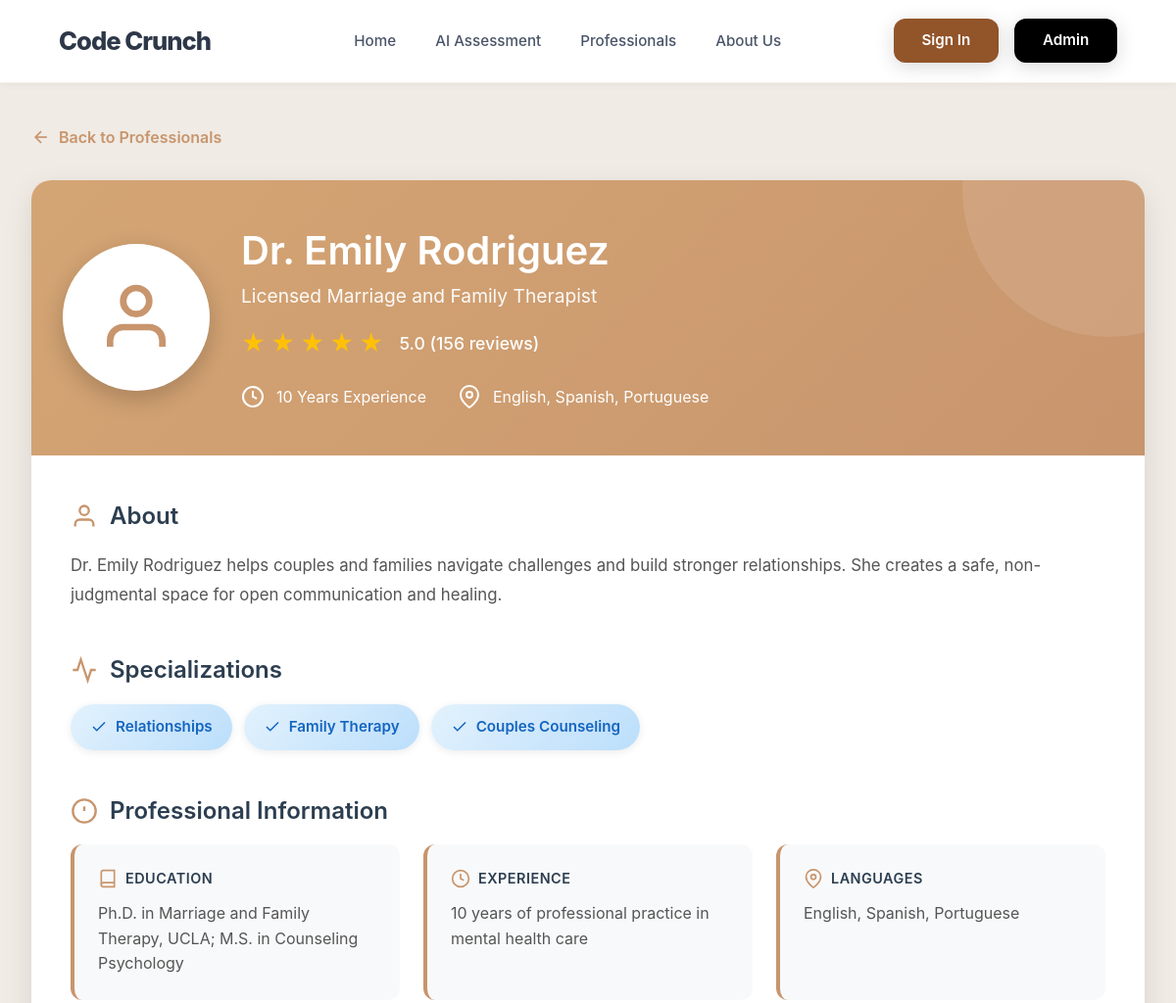
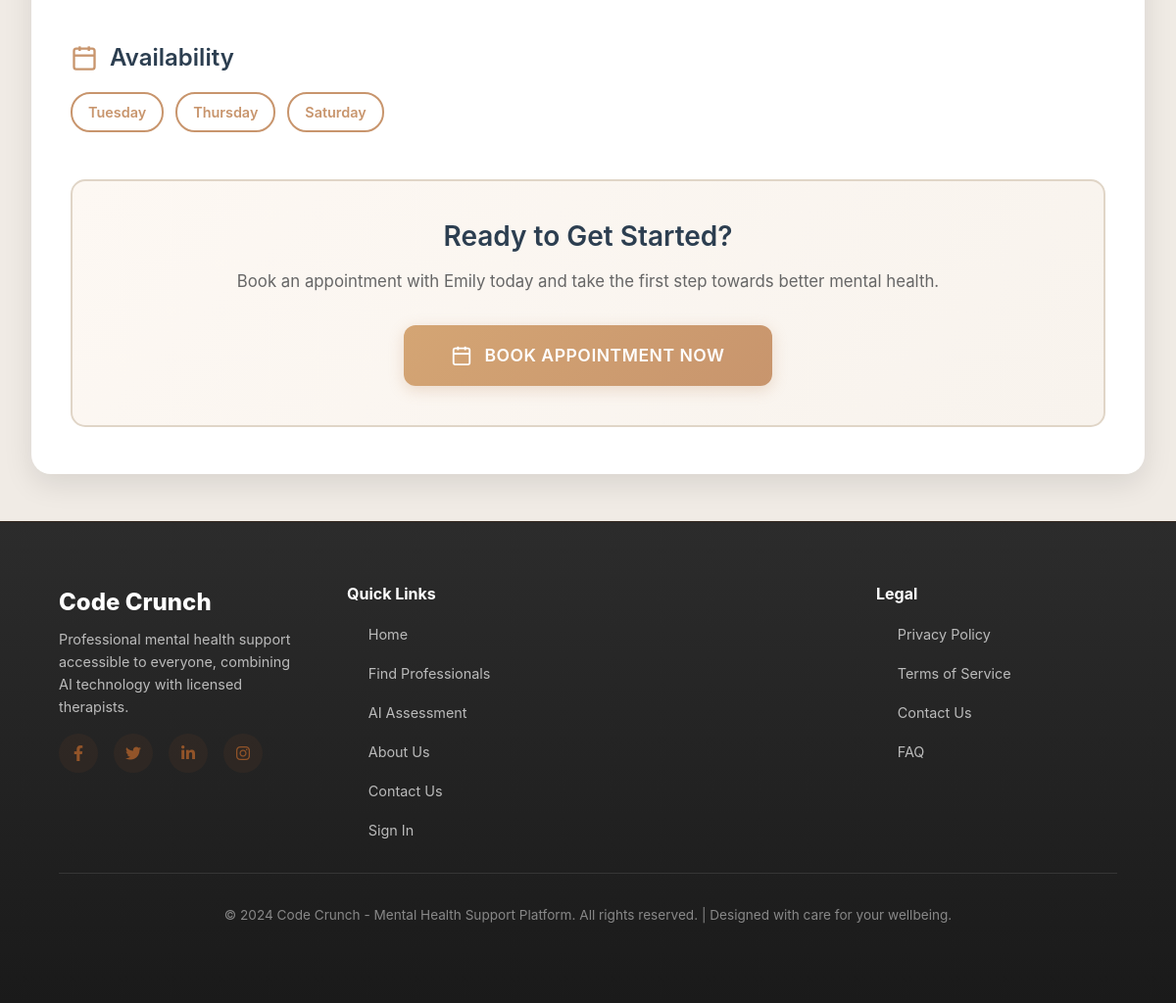
Page /professional/3 on the committed database (2 pictures, top to bottom).
### models.py (models this page shows, shortened)
class Professional(db.Model):
    id = db.Column(db.Integer, primary_key=True)
    name = db.Column(db.String(100), nullable=False)
    title = db.Column(db.String(100), nullable=False)
    specialization = db.Column(db.String(200), nullable=False)
    bio = db.Column(db.Text, nullable=False)
    experience_years = db.Column(db.Integer, nullable=False)
    education = db.Column(db.Text, nullable=False)
    languages = db.Column(db.String(200), nullable=False)
    image_url = db.Column(db.String(200), default='default-avatar.jpg')
    available_days = db.Column(db.String(200), nullable=False)
    consultation_fee = db.Column(db.Float, default=0.0)
    session_duration = db.Column(db.Integer, default=60)  # in minutes
    rating = db.Column(db.Float, default=5.0)
    total_reviews = db.Column(db.Integer, default=0)
    is_active = db.Column(db.Boolean, default=True)
    created_at = db.Column(db.DateTime, default=datetime.utcnow)
    appointments = db.relationship('Appointment', backref='professional', lazy=True)
    reviews = db.relationship('Review', backref='professional', lazy=True)
    time_slots = db.relationship('TimeSlot', backref='professional', lazy=True, cascade='all, delete-orphan')

### app.py (the view)
@app.route('/professional/<int:prof_id>')
def professional_detail(prof_id):
    prof = Professional.query.get_or_404(prof_id)
    reviews = Review.query.filter_by(
        professional_id=prof_id,
        is_approved=True
    ).order_by(Review.created_at.desc()).limit(5).all()
    return render_template('professional_detail.html', professional=prof, reviews=reviews)

### templates/professional_detail.html (shortened to what this page needs)
{% extends "layout.html" %}
{% block content %}
<div class="detail-page">
    <div class="detail-container">
        <a href="{{ url_for('professionals') }}" class="back-button">
            <svg viewBox="0 0 24 24" fill="none" stroke="currentColor" stroke-width="2">
                <line x1="19" y1="12" x2="5" y2="12"></line>
                <polyline points="12 19 5 12 12 5"></polyline>
            </svg>
            Back to Professionals
        </a>
        <div class="profile-card">
            <div class="profile-header">
                <div class="profile-header-content">
                    <div class="profile-image">
                        <svg viewBox="0 0 24 24" fill="none" stroke="currentColor" stroke-width="2">
                            <path d="M20 21v-2a4 4 0 0 0-4-4H8a4 4 0 0 0-4 4v2"></path>
                            <circle cx="12" cy="7" r="4"></circle>
                        </svg>
                    </div>
                    <div class="profile-info">
                        <h1 class="profile-name">{{ professional.name }}</h1>
                        <p class="profile-title">{{ professional.title }}</p>
                        <div class="rating-container">
                            <div class="stars-large">
                                {% for i in range(5) %}
                                <span class="star-large">★</span>
                                {% endfor %}
                            </div>
                            <span class="rating-text-large">{{ professional.rating }} ({{ professional.total_reviews }} reviews)</span>
                        </div>
                        <div class="quick-stats">
                            <div class="stat-item">
                                <svg viewBox="0 0 24 24" fill="none" stroke="currentColor" stroke-width="2">
                                    <circle cx="12" cy="12" r="10"></circle>
                                    <polyline points="12 6 12 12 16 14"></polyline>
                                </svg>
                                <span>{{ professional.experience_years }} Years Experience</span>
                            </div>
                            <div class="stat-item">
                                <svg viewBox="0 0 24 24" fill="none" stroke="currentColor" stroke-width="2">
                                    <path d="M21 10c0 7-9 13-9 13s-9-6-9-13a9 9 0 0 1 18 0z"></path>
                                    <circle cx="12" cy="10" r="3"></circle>
                                </svg>
                                <span>{{ professional.languages }}</span>
                            </div>
                        </div>
                    </div>
                </div>
            </div>
            <div class="profile-body">
                <div class="section">
                    <h2 class="section-title">
                        <svg viewBox="0 0 24 24" fill="none" stroke="currentColor" stroke-width="2">
                            <path d="M20 21v-2a4 4 0 0 0-4-4H8a4 4 0 0 0-4 4v2"></path>
                            <circle cx="12" cy="7" r="4"></circle>
                        </svg>
                        About
                    </h2>
                    <p class="bio-text">{{ professional.bio }}</p>
                </div>
                <div class="section">
                    <h2 class="section-title">
                        <svg viewBox="0 0 24 24" fill="none" stroke="currentColor" stroke-width="2">
                            <path d="M22 12h-4l-3 9L9 3l-3 9H2"></path>
                        </svg>
                        Specializations
                    </h2>
                    <div class="specialization-list">
                        {% for spec in professional.specialization.split(',') %}
                        <div class="spec-tag">
                            <svg viewBox="0 0 24 24" fill="none" stroke="currentColor" stroke-width="2">
                                <polyline points="20 6 9 17 4 12"></polyline>
                            </svg>
                            {{ spec.strip() }}
                        </div>
                        {% endfor %}
                    </div>
                </div>
                <div class="section">
                    <h2 class="section-title">
                        <svg viewBox="0 0 24 24" fill="none" stroke="currentColor" stroke-width="2">
                            <circle cx="12" cy="12" r="10"></circle>
                            <line x1="12" y1="8" x2="12" y2="12"></line>
                            <line x1="12" y1="16" x2="12.01" y2="16"></line>
                        </svg>
                        Professional Information
                    </h2>
                    <div class="info-grid">
                        <div class="info-card">
                            <div class="info-card-title">
                                <svg viewBox="0 0 24 24" fill="none" stroke="currentColor" stroke-width="2">
                                    <path d="M4 19.5A2.5 2.5 0 0 1 6.5 17H20"></path>
                                    <path d="M6.5 2H20v20H6.5A2.5 2.5 0 0 1 4 19.5v-15A2.5 2.5 0 0 1 6.5 2z"></path>
                                </svg>
                                Education
                            </div>
                            <div class="info-card-content">{{ professional.education }}</div>
                        </div>
                        <div class="info-card">
                            <div class="info-card-title">
                                <svg viewBox="0 0 24 24" fill="none" stroke="currentColor" stroke-width="2">
                                    <circle cx="12" cy="12" r="10"></circle>
                                    <polyline points="12 6 12 12 16 14"></polyline>
                                </svg>
                                Experience
                            </div>
                            <div class="info-card-content">{{ professional.experience_years }} years of professional practice in mental health care</div>
                        </div>
                        <div class="info-card">
                            <div class="info-card-title">
                                <svg viewBox="0 0 24 24" fill="none" stroke="currentColor" stroke-width="2">
                                    <path d="M21 10c0 7-9 13-9 13s-9-6-9-13a9 9 0 0 1 18 0z"></path>
                                    <circle cx="12" cy="10" r="3"></circle>
                                </svg>
                                Languages
                            </div>
                            <div class="info-card-content">{{ professional.languages }}</div>
                        </div>
                    </div>
                </div>
                <div class="section">
                    <h2 class="section-title">
                        <svg viewBox="0 0 24 24" fill="none" stroke="currentColor" stroke-width="2">
                            <rect x="3" y="4" width="18" height="18" rx="2" ry="2"></rect>
                            <line x1="16" y1="2" x2="16" y2="6"></line>
                            <line x1="8" y1="2" x2="8" y2="6"></line>
                            <line x1="3" y1="10" x2="21" y2="10"></line>
                        </svg>
                        Availability
                    </h2>
                    <div class="availability-days">
                        {% for day in professional.available_days.split(',') %}
                        <div class="day-badge">{{ day.strip() }}</div>
                        {% endfor %}
                    </div>
                </div>
                <div class="cta-section">
                    <h3 class="cta-title">Ready to Get Started?</h3>
                    <p class="cta-text">Book an appointment with {{ professional.name.split()[1] if professional.name.split()|length > 1 else professional.name }} today and take the first step towards better mental health.</p>
                    <a href="{{ url_for('book_with_professional', prof_id=professional.id) }}" class="cta-button">
                        <svg viewBox="0 0 24 24" fill="none" stroke="currentColor" stroke-width="2">
                            <rect x="3" y="4" width="18" height="18" rx="2" ry="2"></rect>
                            <line x1="16" y1="2" x2="16" y2="6"></line>
                            <line x1="8" y1="2" x2="8" y2="6"></line>
                            <line x1="3" y1="10" x2="21" y2="10"></line>
                        </svg>
                        Book Appointment Now
                    </a>
                </div>
            </div>
        </div>
    </div>
</div>
{% endblock %}

### templates/layout.html (style rules this page uses)
* { margin: 0; padding: 0; box-sizing: border-box; }
html, body { height: 100%; }
body { font-family: -apple-system, BlinkMacSystemFont, "Segoe UI", Roboto, "Helvetica Neue", Arial, sans-serif; background-color: #f9f7f4; color: #1a202c; display: flex; flex-direction: column; min-height: 100vh; }

### templates/professional_detail.html (style rules this page uses)
* { margin: 0; padding: 0; box-sizing: border-box; }
.detail-page { background: #f0ebe5; min-height: calc(100vh - 56px); padding: 3rem 0; }
.detail-container { max-width: 1200px; margin: 0 auto; padding: 0 2rem; }
.back-button { display: inline-flex; align-items: center; gap: 0.5rem; color: #c8956d; text-decoration: none; font-weight: 600; margin-bottom: 2rem; transition: all 0.3s ease; }
.back-button svg { width: 20px; height: 20px; }
.profile-card { background: white; border-radius: 20px; overflow: hidden; box-shadow: 0 10px 30px rgba(0, 0, 0, 0.1); }
.profile-header { background: linear-gradient(135deg, #d4a574, #c8956d); padding: 3rem 2rem; position: relative; overflow: hidden; }
.profile-header::before { content: ''; position: absolute; top: -50%; right: -10%; width: 300px; height: 300px; background: rgba(255, 255, 255, 0.1); border-radius: 50%; }
.profile-header-content { display: flex; align-items: center; gap: 2rem; position: relative; z-index: 1; }
.profile-image { width: 150px; height: 150px; background: white; border-radius: 50%; display: flex; align-items: center; justify-content: center; box-shadow: 0 8px 25px rgba(0, 0, 0, 0.2); flex-shrink: 0; }
.profile-image svg { width: 80px; height: 80px; color: #c8956d; }
.profile-info { flex: 1; color: white; }
.profile-name { font-size: 2.5rem; font-weight: 600; margin-bottom: 0.5rem; }
.profile-title { font-size: 1.2rem; opacity: 0.95; margin-bottom: 1rem; }
.rating-container { display: flex; align-items: center; gap: 1rem; margin-bottom: 1.5rem; }
.stars-large { display: flex; gap: 5px; }
.star-large { color: #ffc107; font-size: 1.5rem; }
.rating-text-large { font-size: 1.1rem; font-weight: 500; }
.quick-stats { display: flex; gap: 2rem; flex-wrap: wrap; }
.stat-item { display: flex; align-items: center; gap: 0.75rem; }
.stat-item svg { width: 24px; height: 24px; }
.stat-item span { font-size: 1rem; }
.profile-body { padding: 3rem 2.5rem; }
.section { margin-bottom: 3rem; }
.section-title { font-size: 1.5rem; font-weight: 600; color: #2c3e50; margin-bottom: 1.25rem; display: flex; align-items: center; gap: 0.75rem; }
.section-title svg { width: 28px; height: 28px; color: #c8956d; }
.bio-text { color: #555; line-height: 1.8; font-size: 1.05rem; }
.specialization-list { display: flex; flex-wrap: wrap; gap: 0.75rem; }
.spec-tag { background: linear-gradient(135deg, #e3f2fd, #bbdefb); color: #1565c0; padding: 0.75rem 1.25rem; border-radius: 25px; font-size: 0.95rem; font-weight: 600; display: flex; align-items: center; gap: 0.5rem; box-shadow: 0 2px 8px rgba(0, 0, 0, 0.08); }
.spec-tag svg { width: 18px; height: 18px; }
.info-grid { display: grid; grid-template-columns: repeat(auto-fit, minmax(250px, 1fr)); gap: 1.5rem; }
.info-card { background: #f8f9fa; padding: 1.5rem; border-radius: 12px; border-left: 4px solid #c8956d; }
.info-card-title { display: flex; align-items: center; gap: 0.5rem; font-weight: 600; color: #2c3e50; margin-bottom: 0.75rem; font-size: 0.9rem; text-transform: uppercase; letter-spacing: 0.5px; }
.info-card-title svg { width: 20px; height: 20px; color: #c8956d; }
.info-card-content { color: #555; font-size: 1rem; line-height: 1.6; }
.availability-days { display: flex; flex-wrap: wrap; gap: 0.75rem; }
.day-badge { background: white; border: 2px solid #c8956d; color: #c8956d; padding: 0.5rem 1rem; border-radius: 20px; font-size: 0.9rem; font-weight: 600; }
.cta-section { background: linear-gradient(135deg, #fdf8f3, #f8f3ed); padding: 2.5rem; border-radius: 15px; text-align: center; border: 2px solid #e0d5c7; }
.cta-title { font-size: 1.75rem; font-weight: 600; color: #2c3e50; margin-bottom: 1rem; }
.cta-text { color: #666; margin-bottom: 2rem; font-size: 1.05rem; }
.cta-button { display: inline-flex; align-items: center; gap: 0.75rem; padding: 1.1rem 3rem; background: linear-gradient(135deg, #d4a574, #c8956d); color: white; border: none; border-radius: 12px; font-size: 1.1rem; font-weight: 600; cursor: pointer; text-decoration: none; transition: all 0.3s ease; text-transform: uppercase; letter-spacing: 0.5px; box-shadow: 0 4px 15px rgba(200, 149, 109, 0.3); }
.cta-button svg { width: 22px; height: 22px; }

### rows in the picture
Professional: name "Dr. Emily Rodriguez", title "Licensed Marriage and Family Therapist", rating "5.0", total_reviews "156", experience_years "10", languages "English, Spanish, Portuguese", bio "Dr. Emily Rodriguez helps couples and families navigate challenges and build stronger relationships. She creates a safe, non-judgmental space for open communication and healing.", education "Ph.D. in Marriage and Family Therapy, UCLA; M.S. in Counseling Psychology", name.split|length "Emily"

### other values in the picture
{{ spec.strip() }} "Relationships" "Family Therapy" "Couples Counseling"
{{ day.strip() }} "Tuesday" "Thursday" "Saturday"
